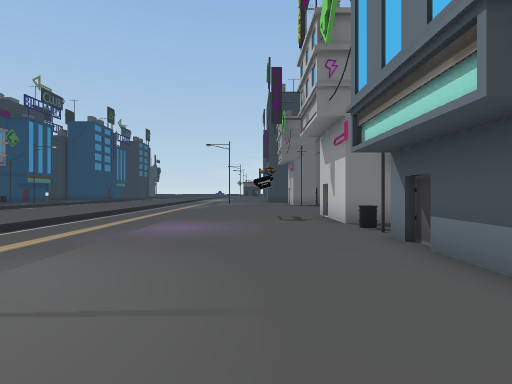
View 1 (above)

24 first-person views from a walk through a Unity game level. The camera is 1.5 m above the floor, looks level and sees 80° across. The floor is counted in squares, 2 m on a side. Each view is taken from the middle of a square. On the plan, view 1 faces up. The plan holds only what a view shows up to about 10 squares ahead; the rest is blank. The place goes on beyond the plan. The player is left out.

View 2
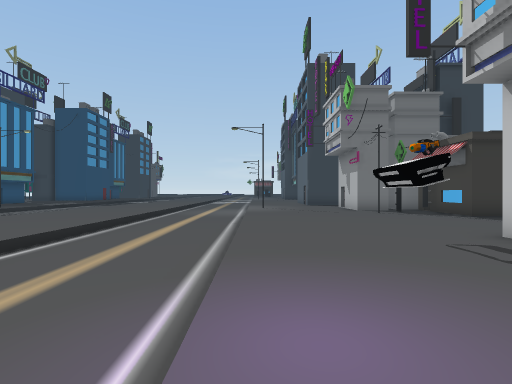

View 3
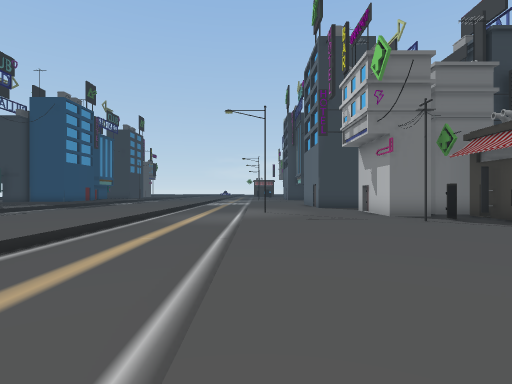

View 4
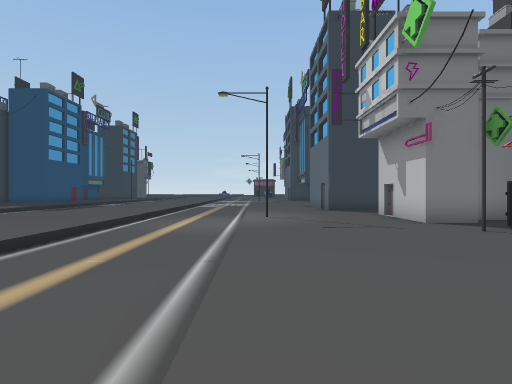

View 5
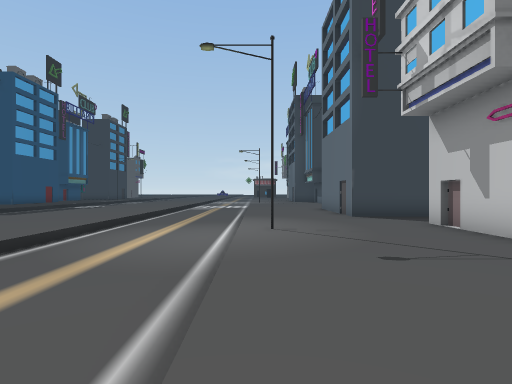

View 6
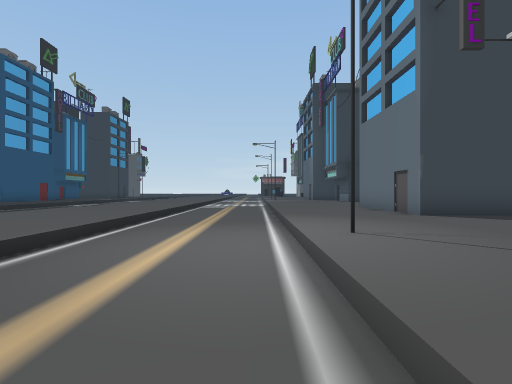

View 7
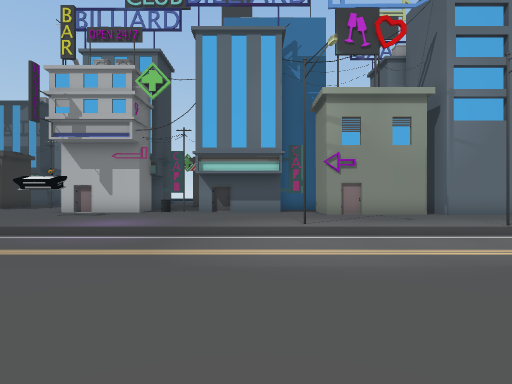

View 8
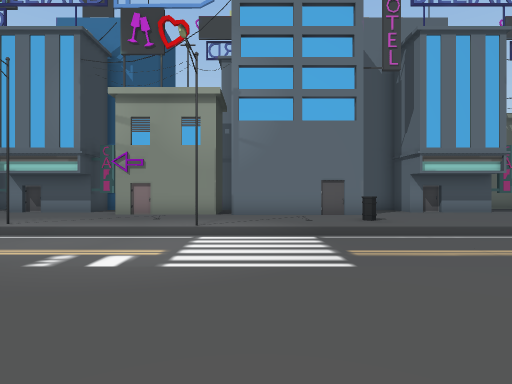

View 9
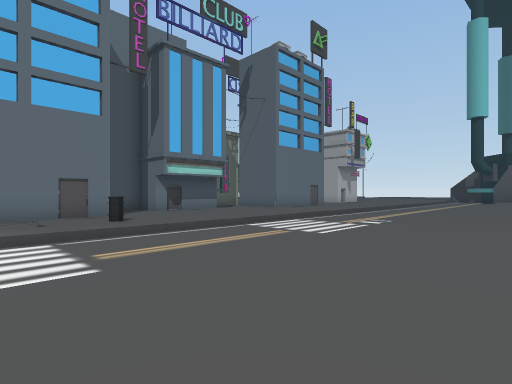

View 10
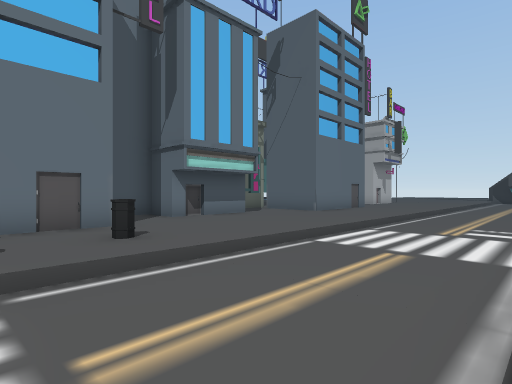

View 11
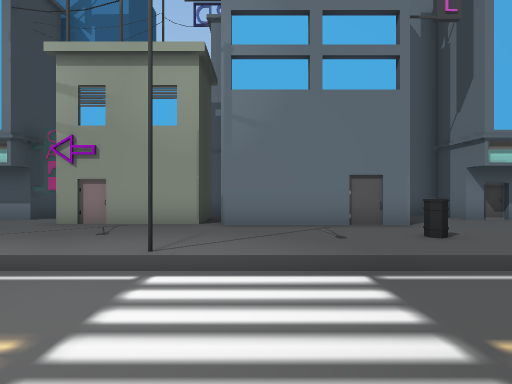

View 12
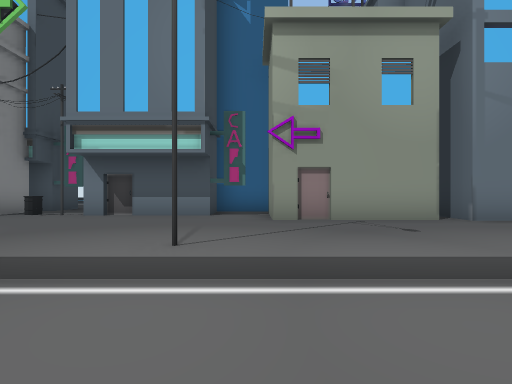

View 13
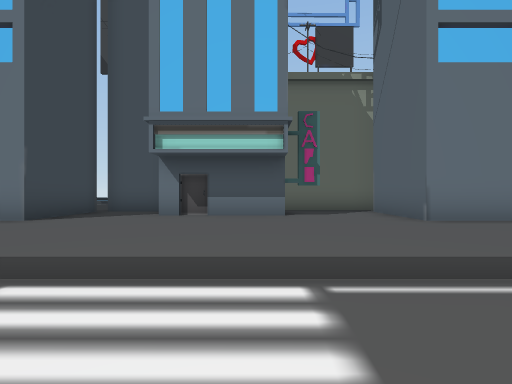

View 14
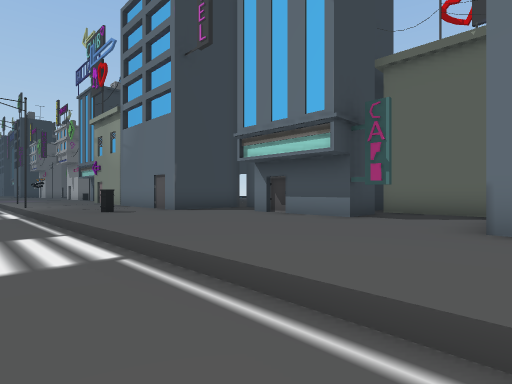

View 15
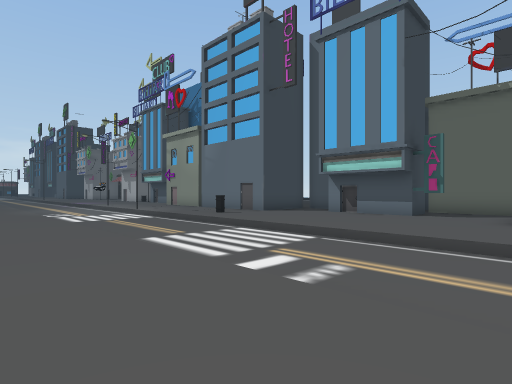

View 16
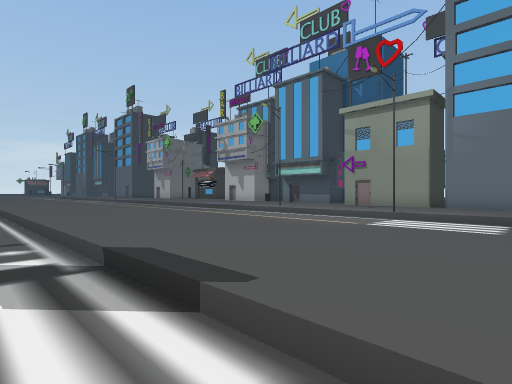

View 17
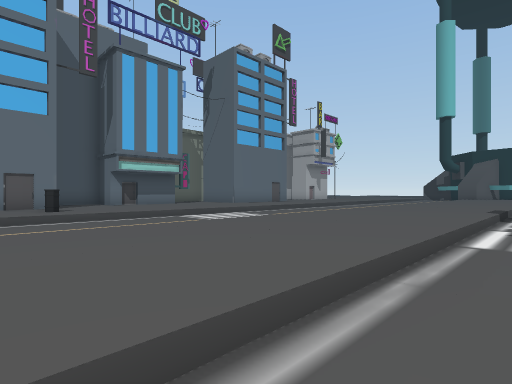

View 18
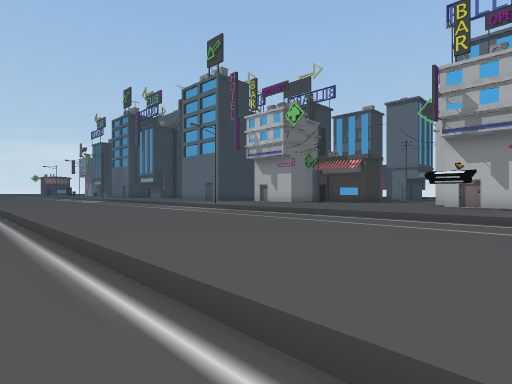

View 19
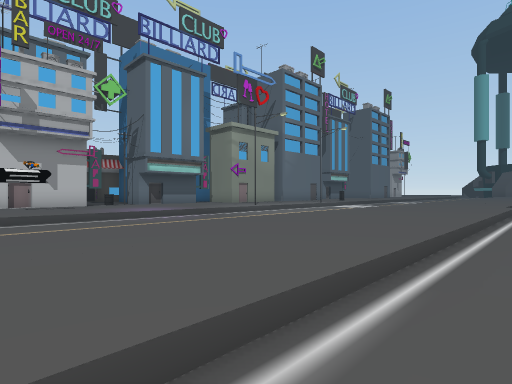

View 20
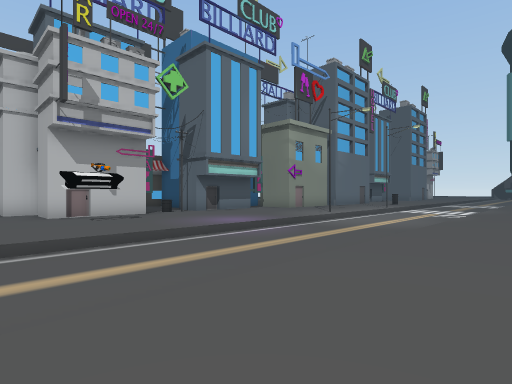

View 21
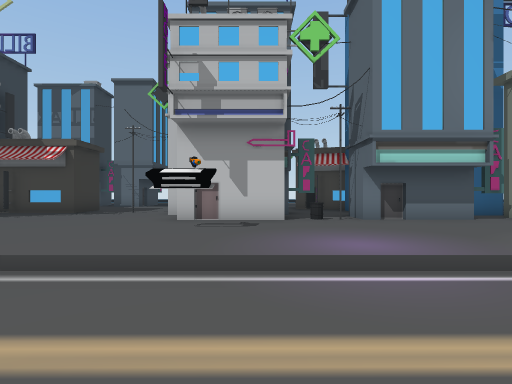

View 22
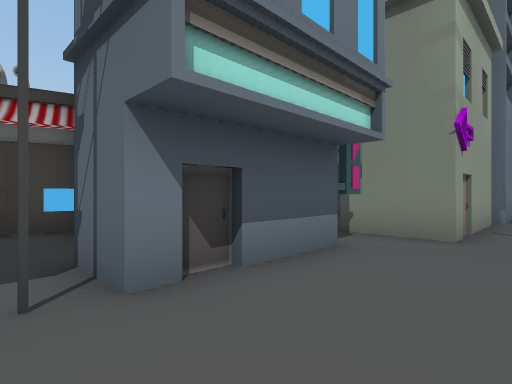

View 23
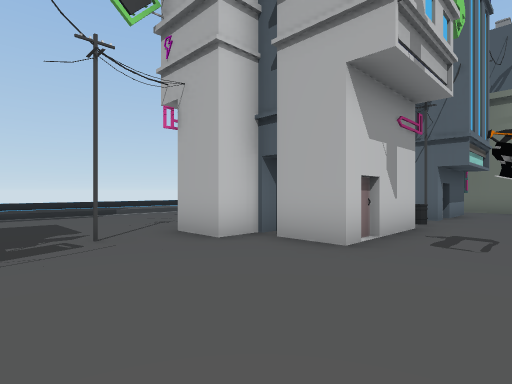

View 24
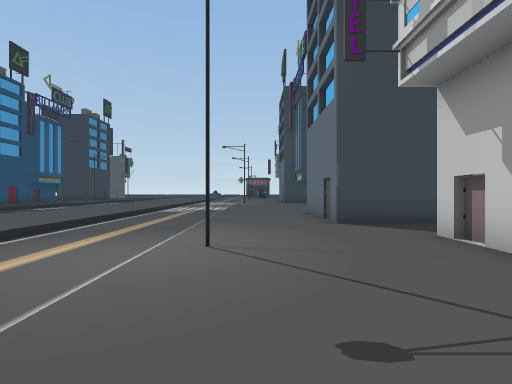

### Floor plan
Key: @ floor where view 1 was taken; # wall or solid block; . main floor; - floor 0.5 m lower than the main floor; / step, stairs or slope; O other object.
Columns run from 11 left of view 1 to 5 right of it. Each row starts with its distance up from view 1.
 25   .../---...#
 24  /.../---...#
 23  /.../---...O
 22  /.../---......
 21   .../---......
 20   .../---....#O
 19  /.../---O...#
 18  /.../---....##.
 17  /.../---.......O
 16  /.../---.....O.#
 15  /.../---.......O
 14  /.../---........
 13  /.../---........
 12 -/.../---........
 11 -/.../---......##
 10 -/.../---..O.#O#
  9 -/.../---..O.###
  8 -/.../---....####
  7 -/.../---....##O#
  6 -/.../---....O.O.
  5  /.../---.....#..
  4  /.../---.....#O
  3  /.../---.....#
  2  /.../---O...O##
  1  /.../---......#
  0  /.../---..@O  #
 -1 -/.../---...#
 -2 -/.../---...#   O
 -3 -/.../---O.....##
 -4 -/.../---...#
 -5 -/.../---...#
 -6 -/.../---...##
 -7 -/.../---.O.O###
 -8 -/.../---......O
 -9 -/.../---......#
-10 -/.../---.....##
-11  /.../---.....#
-12  /.../---.....#
-13  /.../---....O#O
-14  /.../---.......
-15  /.../---.......
-16  /.../---...O

Where each view was taken, in squares from view 1:
view 1: 0 up, 0 right, facing up
view 2: 5 up, 2 left, facing up
view 3: 8 up, 2 left, facing up
view 4: 10 up, 2 left, facing up
view 5: 13 up, 2 left, facing up
view 6: 15 up, 3 left, facing up
view 7: 3 up, 9 left, facing right
view 8: 4 down, 9 left, facing right
view 9: 4 down, 9 left, facing down-right
view 10: 5 down, 6 left, facing down-right
view 11: 4 down, 6 left, facing right
view 12: 1 up, 5 left, facing right
view 13: 12 down, 5 left, facing right
view 14: 16 down, 4 left, facing up-right
view 15: 16 down, 8 left, facing up-right
view 16: 6 down, 11 left, facing up-right
view 17: 5 down, 11 left, facing down-right
view 18: 7 up, 11 left, facing up-right
view 19: 11 up, 11 left, facing down-right
view 20: 12 up, 8 left, facing down-right
view 21: 8 up, 6 left, facing right
view 22: 6 up, 0 right, facing down-right
view 23: 14 up, 0 right, facing down-right
view 24: 15 up, 1 left, facing up
